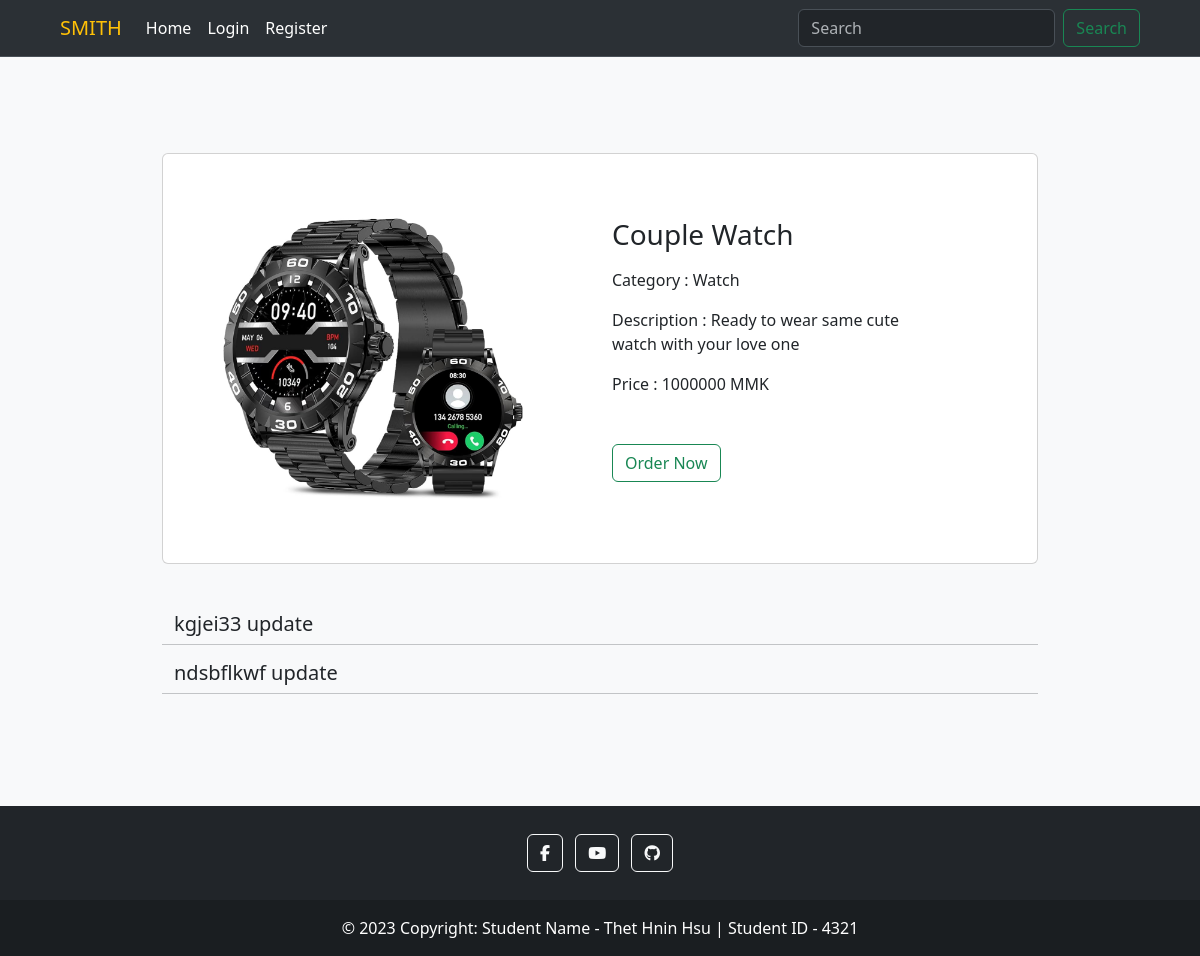
Page /app/detail/15/ on the committed database.
### app/models.py (models this page shows, shortened)
class ProductModel(models.Model):
    id = models.AutoField(primary_key=True)
    name = models.CharField(max_length=100)
    description = models.TextField()
    price = models.IntegerField()
    image = models.ImageField(default=None, blank=True)
    category = models.ForeignKey(CategoryModel, on_delete=models.CASCADE, default=None)
    created_at = models.DateTimeField(default=datetime.now)

class CategoryModel(models.Model):
    id = models.AutoField(primary_key=True)
    name = models.CharField(max_length=100)
    created_at = models.DateTimeField(default=datetime.now)
    def __str__(self):
        return self.name

class CommentModel(models.Model):
    id = models.AutoField(primary_key=True)
    content = models.CharField(max_length=100)
    user = models.ForeignKey(User, on_delete=models.CASCADE, default=None)
    product = models.ForeignKey(ProductModel, on_delete=models.CASCADE, default=None)
    created_at = models.DateTimeField(default=datetime.now)

### app/views.py (the view)
# urls.py: path('app/detail/<int:product_id>/', views.detail),
def detail(request, product_id):
    products = ProductModel.objects.get(id=product_id)
    categorys = CategoryModel.objects.all()
    cmts = CommentModel.objects.filter(product_id=product_id)
    return render(request, 'detail.html',{'products':products, 'categorys':categorys, 'cmts':cmts})

### app/templates/detail.html (shortened to what this page needs)
{% extends 'home.html' %}
{% load humanize %}
{% block body %}
    <div class="container my-5 mx-auto d-flex justify-content-center row"style="width: 900px">
        <div class="card mb-5">
            <div class="card-body p-5">
                <div class="row">
                    <div class="col-lg-5">
                        {% if products.image %}
                        <img src="/static/image/{{products.image}}" width="300px" class="my-3">
                    {% endif %}
                    </div>
                    <div class="col-lg-5 offset-lg-1 mt-3">
                        <h3 class="mb-3">{{ products.name }}</h3>
                        <p class="card-title mb-3">Category : {{ products.category }}</p>
                        <p class="card-text mb-3">Description : {{ products.description }}</p>
                        <p class="card-text mb-3">Price : {{ products.price }} MMK</p>
                        <div class="mt-5">
                            <a href='/app/orderpage/{{products.id}}/' class="btn btn-outline-success">Order Now</a>
                        </div>
                    </div>
                </div>
            </div>
        </div>
        {% for c in cmts %}
            <div class="d-flex">
                <h5 class="col-10">{{c.content}}</h5>
            </div>
            <hr>
        {% endfor %}
    </div>
{% endblock %}

### rows in the picture
ProductModel: image (picture), name "Couple Watch", category "Watch", description "Ready to wear same cute watch with your love one", price "1000000"
CommentModel: content "kgjei33 update"
CommentModel: content "ndsbflkwf update"
